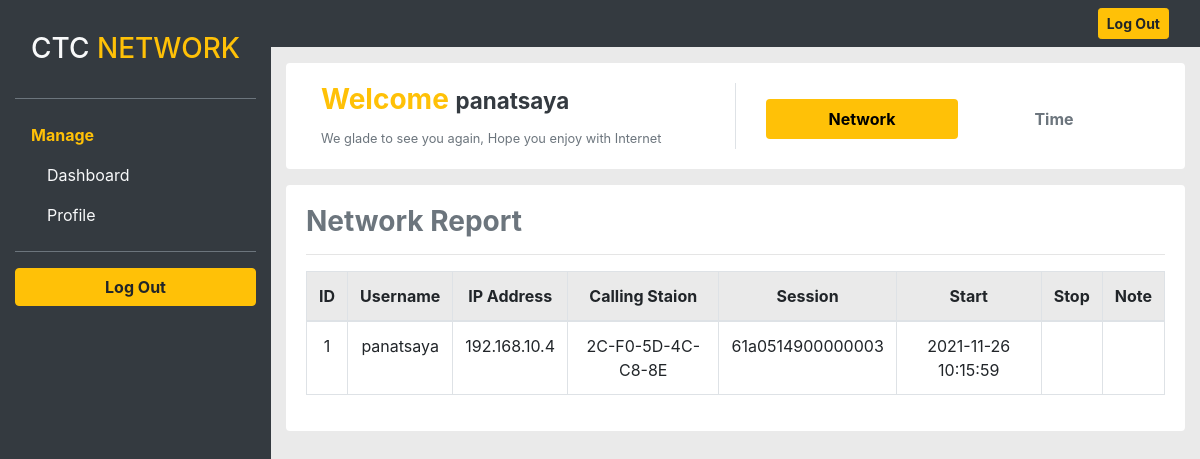
Screenshot of /user_index.php?id=1 (signed in) with the database file from the repository.
### tables this page shows
CREATE TABLE `radcheck` (
  `id` int(11) UNSIGNED NOT NULL,
  `username` varchar(64) NOT NULL DEFAULT '',
  `attribute` varchar(64) NOT NULL DEFAULT '',
  `op` char(2) NOT NULL DEFAULT '==',
  `value` varchar(253) NOT NULL DEFAULT ''
);

CREATE TABLE `radacct` (
  `radacctid` bigint(21) NOT NULL,
  `acctsessionid` varchar(64) NOT NULL DEFAULT '',
  `acctuniqueid` varchar(32) NOT NULL DEFAULT '',
  `username` varchar(64) NOT NULL DEFAULT '',
  `groupname` varchar(64) NOT NULL DEFAULT '',
  `realm` varchar(64) DEFAULT '',
  `nasipaddress` varchar(15) NOT NULL DEFAULT '',
  `nasportid` varchar(15) DEFAULT NULL,
  `nasporttype` varchar(32) DEFAULT NULL,
  `acctstarttime` datetime DEFAULT NULL,
  `acctupdatetime` datetime DEFAULT NULL,
  `acctstoptime` datetime DEFAULT NULL,
  `acctinterval` int(12) DEFAULT NULL,
  `acctsessiontime` int(12) UNSIGNED DEFAULT NULL,
  `acctauthentic` varchar(32) DEFAULT NULL,
  `connectinfo_start` varchar(50) DEFAULT NULL,
  `connectinfo_stop` varchar(50) DEFAULT NULL,
  `acctinputoctets` bigint(20) DEFAULT NULL,
  `acctoutputoctets` bigint(20) DEFAULT NULL,
  `calledstationid` varchar(50) NOT NULL DEFAULT '',
  `callingstationid` varchar(50) NOT NULL DEFAULT '',
  `acctterminatecause` varchar(32) NOT NULL DEFAULT '',
  `servicetype` varchar(32) DEFAULT NULL,
  `framedprotocol` varchar(32) DEFAULT NULL,
  `framedipaddress` varchar(15) NOT NULL DEFAULT ''
);

### user_index.php (the view, shortened to what this page needs)
<?php
	include 'connect.php';
	$username = $_SESSION['username'];
	if (!isset($_SESSION['id'])) {
		echo "<script>window.location.href='index.php'</script>";
	} else {
?>
<!DOCTYPE html>
<html>
<head>
	<link rel="stylesheet" type="text/css" href="bootstrap-4.6.1-dist/css/bootstrap.css">
</head>
<body style="background-color: #eaeaea;">
	<div class="container-fluid h-100">
		<div class="row h-100">
			<div class="col-auto col-sm-auto col-md-auto d-none bg-dark d-sm-block"><?php include 'user_menu.php'; ?></div>
			<div class="col col-sm col-md" style="padding: 0;">
				<?php include 'user_Tmenu.php'; ?>
				<div class="container-fluid">
					<div class="card border-0 mt-3">
						<div class="card-body">
							<div class="row">
								<div class="col border-right">
									<div class="container-fluid">
										<h3 class="font-weight-bold text-warning">Welcome <small class="text-dark font-weight-bold"><?php echo $username; ?></small></h3>
										<small class="text-secondary">We glade to see you again, Hope you enjoy with Internet</small>
									</div>
								</div>
								<div class="col">
									<div class="container">
										<div class="nav nav-pills nav-justified mt-3 font-weight-bold">
											<a href="#network" class="nav-link active" data-toggle="pill">Network</a>
											<a href="#time" class="nav-link" data-toggle="pill">Time</a>
										</div>
									</div>
								</div>
							</div>
						</div>
					</div>
					<div class="card border-0 mt-3">
						<div class="card-body">
							<div class="tab-content">
								<div class="tab-pane fade show active" id="network">
									<h3 class="text-secondary font-weight-bold">Network Report</h3>
									<hr>
									<div class="table-responsive-lg text-center">
										<table class="table table-bordered border-secondary">
											<thead style="background-color: #eaeaea;">
												<th>ID</th>
												<th>Username</th>
												<th>IP Address</th>
												<th>Calling Staion</th>
												<th>Session</th>
												<th>Start</th>
												<th>Stop</th>
												<th>Note</th>
											</thead>
											<tbody>
												<?php
													$showdata = mysqli_query($con, "SELECT * FROM radcheck, radacct WHERE radcheck.username = radacct.username AND radcheck.username = '$username'");
													while ($show = mysqli_fetch_array($showdata)) { ?>
													<tr class="bg-white">
														<td><?php echo $show['id']; ?></td>
														<td><?php echo $show['username']; ?></td>
														<td><?php echo $show['framedipaddress']; ?></td>
														<td><?php echo $show['callingstationid']; ?></td>
														<td><?php echo $show['acctsessionid']; ?></td>
														<td><?php echo $show['acctstarttime']; ?></td>
														<td><?php echo $show['acctstoptime']; ?></td>
														<td><?php echo $show['acctterminatecause']; ?></td>
													</tr>
												<?php } ?>
											</tbody>
										</table>
									</div>
								</div>
							</div>
						</div>
					</div>
				</div>
			</div>
		</div>
	</div>
</body>
</html>
<?php } ?>

### rows the page displays
radcheck: id "1", radacct.username "panatsaya", radacct.framedipaddress "192.168.10.4", radacct.callingstationid "2C-F0-5D-4C-C8-8E", radacct.acctsessionid "61a0514900000003", radacct.acctstarttime "2021-11-26 10:15:59"

### other values shown
$username "panatsaya"
